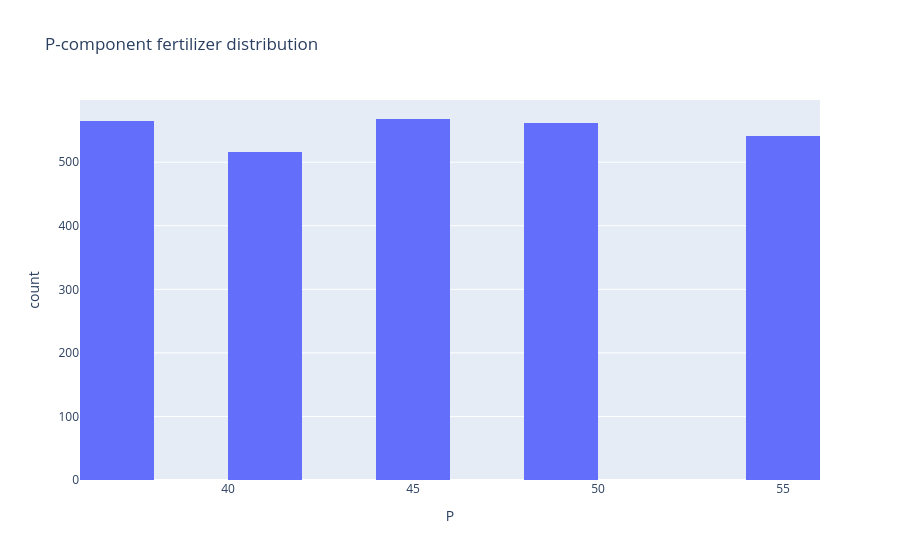

The notebook cell this image was saved under:
### Code cell
px.histogram(tomato_cmr_df,
            x='P',
            title='P-component fertilizer distribution')

### Figure 1 — Plotly figure (JSON) as saved in the notebook; plotly's stock layout.template omitted (floating-point values rounded to 4 significant figures; data arrays with more than 128 entries replaced by an {"elided": "..."} marker saying what was removed)
{"data": [{"bingroup": "x", "hovertemplate": "P=%{x}<br>count=%{y}<extra></extra>", "legendgroup": "", "marker": {"color": "#636efa", "pattern": {"shape": ""}}, "name": "", "orientation": "v", "showlegend": false, "type": "histogram", "x": {"elided": "2751 float values"}, "xaxis": "x", "yaxis": "y"}], "layout": {"autosize": true, "barmode": "relative", "legend": {"tracegroupgap": 0}, "title": {"text": "P-component fertilizer distribution"}, "xaxis": {"anchor": "y", "autorange": true, "domain": [0, 1], "range": [36, 56], "title": {"text": "P"}, "type": "linear"}, "yaxis": {"anchor": "x", "autorange": true, "domain": [0, 1], "range": [0, 597.9], "title": {"text": "count"}}}}
